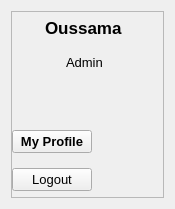
    <widget class="QWidget" name="profileCon" native="true">
     <property name="geometry">
      <rect>
       <x>969</x>
       <y>10</y>
       <width>175</width>
       <height>209</height>
      </rect>
     </property>
     <property name="minimumSize">
      <size>
       <width>100</width>
       <height>0</height>
      </size>
     </property>
     <layout class="QVBoxLayout" name="verticalLayout_24">
      <property name="spacing">
       <number>6</number>
      </property>
      <item>
       <widget class="QFrame" name="frame_31">
        <property name="frameShape">
         <enum>QFrame::StyledPanel</enum>
        </property>
        <property name="frameShadow">
         <enum>QFrame::Raised</enum>
        </property>
        <layout class="QVBoxLayout" name="verticalLayout_25">
         <property name="spacing">
          <number>15</number>
         </property>
         <property name="leftMargin">
          <number>0</number>
         </property>
         <property name="topMargin">
          <number>6</number>
         </property>
         <property name="rightMargin">
          <number>6</number>
         </property>
         <property name="bottomMargin">
          <number>6</number>
         </property>
         <item alignment="Qt::AlignHCenter|Qt::AlignTop">
          <widget class="QLabel" name="label_87">
           <property name="font">
            <font>
             <pointsize>13</pointsize>
             <bold>true</bold>
            </font>
           </property>
           <property name="text">
            <string>Oussama</string>
           </property>
          </widget>
         </item>
         <item alignment="Qt::AlignHCenter|Qt::AlignTop">
          <widget class="QLabel" name="label_88">
           <property name="font">
            <font>
             <pointsize>10</pointsize>
            </font>
           </property>
           <property name="text">
            <string>Admin</string>
           </property>
          </widget>
         </item>
         <item alignment="Qt::AlignHCenter|Qt::AlignTop">
          <widget class="QLabel" name="label_89">
           <property name="maximumSize">
            <size>
             <width>50</width>
             <height>50</height>
            </size>
           </property>
           <property name="text">
            <string/>
           </property>
           <property name="pixmap">
            <pixmap>../../../Pictures/300.jpg</pixmap>
           </property>
           <property name="scaledContents">
            <bool>true</bool>
           </property>
          </widget>
         </item>
         <item alignment="Qt::AlignLeft">
          <widget class="QPushButton" name="pushButton_28">
           <property name="font">
            <font>
             <pointsize>10</pointsize>
             <bold>true</bold>
            </font>
           </property>
           <property name="text">
            <string>My Profile</string>
           </property>
           <property name="icon">
            <iconset resource="resources.qrc">
             <normaloff>:/whiteIcons/assets/icons/white/user.svg</normaloff>:/whiteIcons/assets/icons/white/user.svg</iconset>
           </property>
          </widget>
         </item>
         <item alignment="Qt::AlignLeft">
          <widget class="QPushButton" name="pushButton_29">
           <property name="font">
            <font>
             <pointsize>10</pointsize>
            </font>
           </property>
           <property name="text">
            <string>Logout</string>
           </property>
           <property name="icon">
            <iconset resource="resources.qrc">
             <normaloff>:/whiteIcons/assets/icons/white/log-out.svg</normaloff>:/whiteIcons/assets/icons/white/log-out.svg</iconset>
           </property>
          </widget>
         </item>
        </layout>
       </widget>
      </item>
     </layout>
    </widget>
